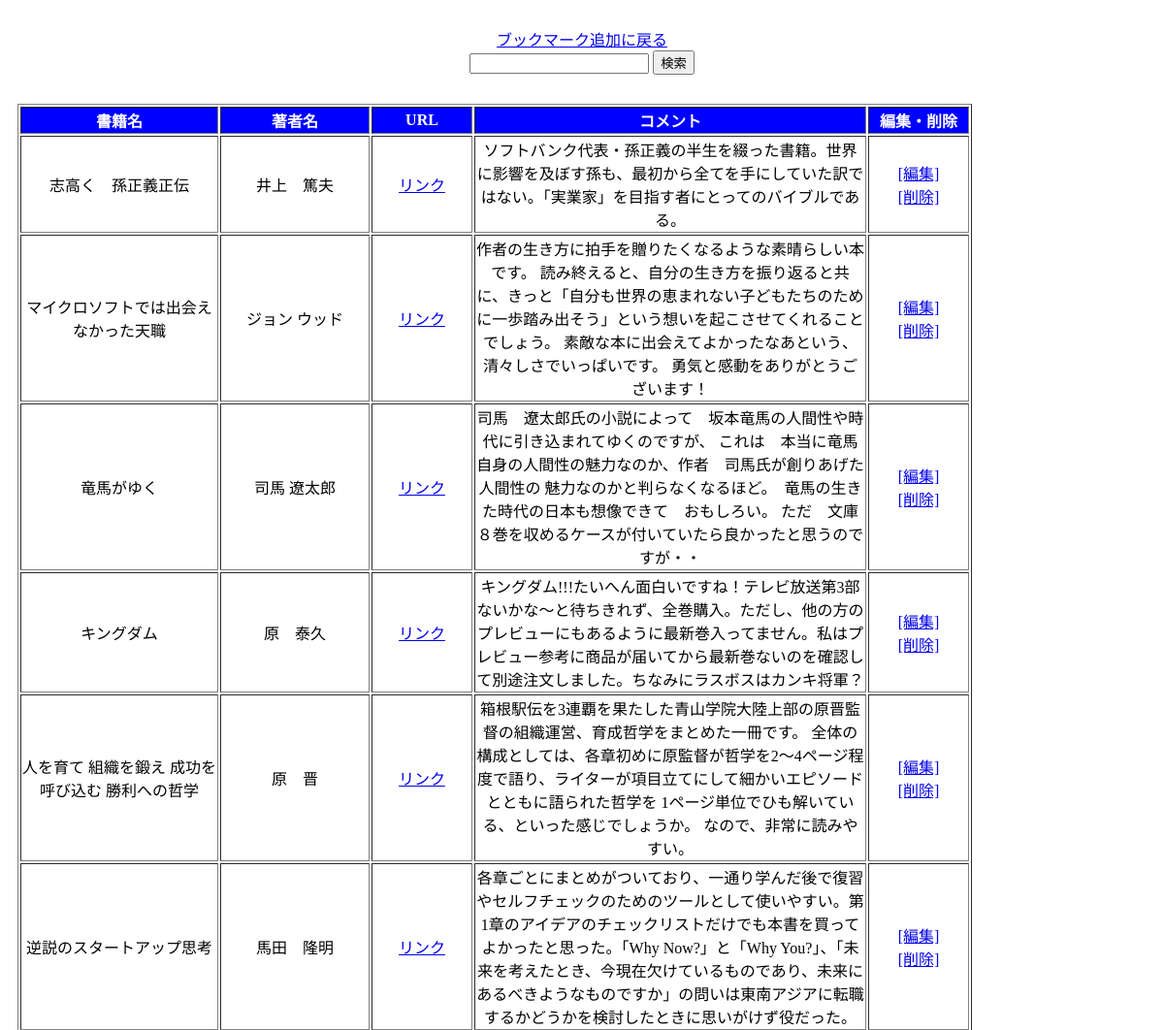
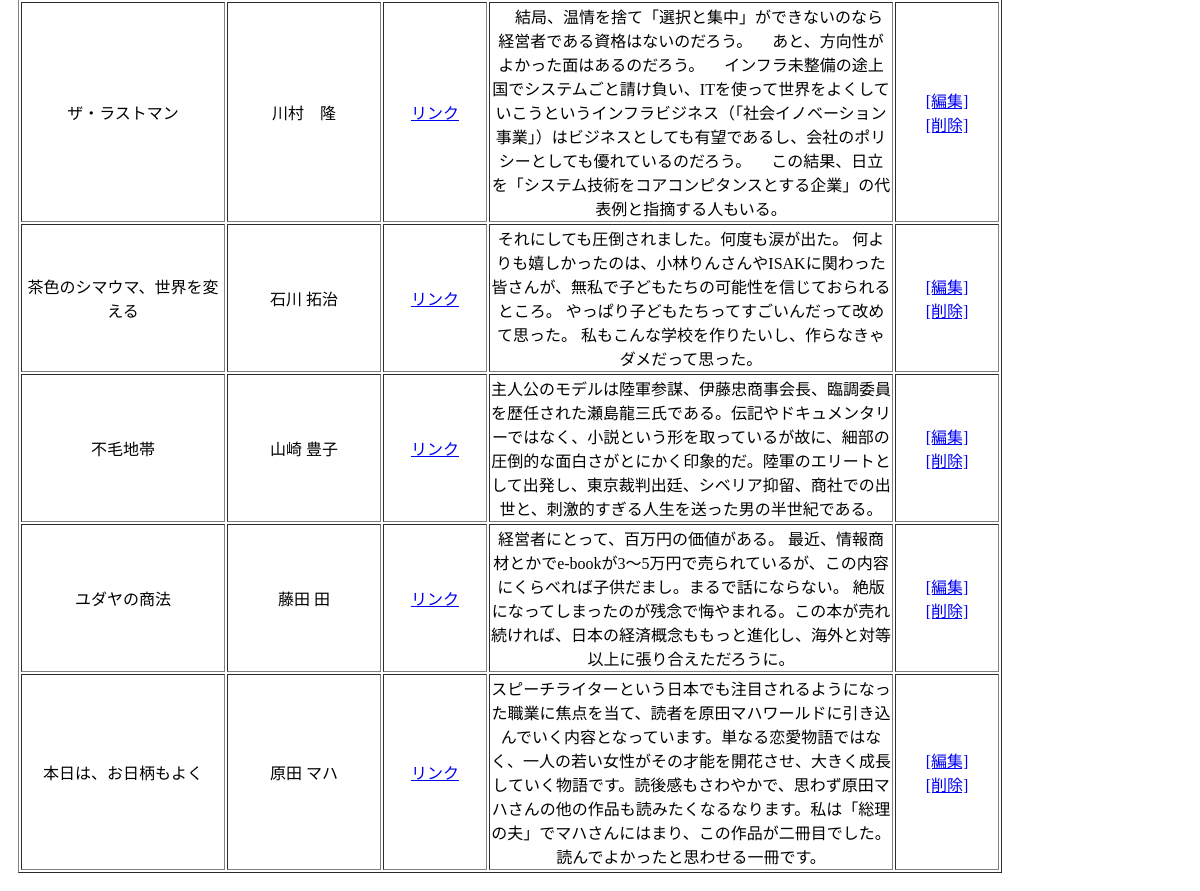
The page /select.php on the database its author committed (2 pictures, top to bottom).
### tables this page shows
CREATE TABLE IF NOT EXISTS `gs_bm_table` (
`id` int(12) NOT NULL,
  `b_name` varchar(64) NOT NULL,
  `a_name` varchar(64) NOT NULL,
  `b_url` text NOT NULL,
  `comment` text NOT NULL,
  `indate` datetime NOT NULL
);

### select.php (the view, shortened to what this page needs)
<?php
try {
  $pdo = new PDO('mysql:dbname=gs_db16;charset=utf8;host=localhost','root','');
} catch (PDOException $e) {
  exit('データベースに接続できませんでした。'.$e->getMessage());
}
$stmt = $pdo->prepare("SELECT * FROM gs_bm_table");
$status = $stmt->execute();
$view="";
if($status==false){
  $error = $stmt->errorInfo();
  exit("ErrorQuery:".$error[2]);
}else{
  while( $result = $stmt->fetch(PDO::FETCH_ASSOC)){
    $view .= '<tr>';
    $view .= '<td width=200 align="center">'.$result["b_name"].'</td>';
    $view .= '<td width=150 align="center">'.$result["a_name"].'</td>';
    $view .= '<td width=100 align="center">'.'<a href='.$result["b_url"].'>'.'リンク'.'</a>'.'</td>';
    $view .= '<td width=400>'.$result["comment"].'</td>';
    $view .= '<td width=100 align="center">'.'<a href="detail.php?id='.$result["id"].'">';
    $view .= '[編集]';
    $view .= '</a>';
    $view .= '<br>';
    $view .= '<a href="delete.php?id='.$result["id"].'">';
    $view .= '[削除]';
    $view .= '</a>'.'</td>';
    $view .= '</tr>';
  }
}
?>
    <!DOCTYPE html>
    <html lang="ja">
    <head>
        <link rel="stylesheet" href="css/range.css">
        <link rel="stylesheet" href="css/style.css">
    </head>
    <body id="main">
        <header>
            <nav class="navbar navbar-default">
                <div class="container-fluid">
                    <div class="navbar-header">
                        <a class="navbar-brand" href="index.html">ブックマーク追加に戻る</a>
                        <form method="post" action="search.php">
                            <input type="text" name="search">
                            <a href="search.php"><button id="search_btn">検索</button></a>
                        </form>
                    </div>
                </div>
            </nav>
        </header>
        <div>
            <table border="1">
                <tr align="center">
                    <th>書籍名</th>
                    <th>著者名</th>
                    <th>URL</th>
                    <th>コメント</th>
                    <th>編集・削除</th>
                </tr>
                <?=$view?>
            </table>
        </div>
    </body>
    </html>

### css/style.css (style rules this page uses)
body { text-align: center; }
th { color: #fff; background: #0000FF; }

### select.php (style rules this page uses)
div { padding: 10px; font-size: 16px; }

### rows shown on the page
gs_bm_table: b_name "志高く 孫正義正伝", a_name "井上 篤夫", comment "ソフトバンク代表・孫正義の半生を綴った書籍。世界に影響を及ぼす孫も、最初から全てを手にしていた訳ではない。「実業家」を目指す者にとってのバイブルである。", value "[編集] [削除]"
gs_bm_table: b_name "マイクロソフトでは出会えなかった天職", a_name "ジョン ウッド", comment "作者の生き方に拍手を贈りたくなるような素晴らしい本です。 読み終えると、自分の生き方を振り返ると共に、きっと「自分も世界の恵まれない子どもたちのために一歩踏み出そう」という想いを起こさせてくれることでしょう。 素敵な本に出会えてよかったなあという、清々しさでいっぱいです。 勇気と感動をありがとうございます！", value "[編集] [削除]"
gs_bm_table: b_name "竜馬がゆく", a_name "司馬 遼太郎", comment "司馬 遼太郎氏の小説によって 坂本竜馬の人間性や時代に引き込まれてゆくのですが、 これは 本当に竜馬自身の人間性の魅力なのか、作者 司馬氏が創りあげた人間性の 魅力なのかと判らなくなるほど。 竜馬の生きた時代の日本も想像できて おもしろい。 ただ 文庫８巻を収めるケースが付いていたら良かったと思うのですが・・", value "[編集] [削除]"
gs_bm_table: b_name "キングダム", a_name "原 泰久", comment "キングダム!!!たいへん面白いですね！テレビ放送第3部ないかな～と待ちきれず、全巻購入。ただし、他の方のプレビューにもあるように最新巻入ってません。私はプレビュー参考に商品が届いてから最新巻ないのを確認して別途注文しました。ちなみにラスボスはカンキ将軍？", value "[編集] [削除]"
gs_bm_table: b_name "人を育て 組織を鍛え 成功を呼び込む 勝利への哲学", a_name "原 晋", comment "箱根駅伝を3連覇を果たした青山学院大陸上部の原晋監督の組織運営、育成哲学をまとめた一冊です。 全体の構成としては、各章初めに原監督が哲学を2～4ページ程度で語り、ライターが項目立てにして細かいエピソードとともに語られた哲学を 1ページ単位でひも解いている、といった感じでしょうか。 なので、非常に読みやすい。", value "[編集] [削除]"
gs_bm_table: b_name "逆説のスタートアップ思考", a_name "馬田 隆明", comment "各章ごとにまとめがついており、一通り学んだ後で復習やセルフチェックのためのツールとして使いやすい。第1章のアイデアのチェックリストだけでも本書を買ってよかったと思った。「Why Now?」と「Why You?」、「未来を考えたとき、今現在欠けているものであり、未来にあるべきようなものですか」の問いは東南アジアに転職するかどうかを検討したときに思いがけず役だった。", value "[編集] [削除]"
gs_bm_table: b_name "ザ・ラストマン", a_name "川村 隆", comment "結局、温情を捨て「選択と集中」ができないのなら経営者である資格はないのだろう。 あと、方向性がよかった面はあるのだろう。 インフラ未整備の途上国でシステムごと請け負い、ITを使って世界をよくしていこうというインフラビジネス（「社会イノベーション事業」）はビジネスとしても有望であるし、会社のポリシーとしても優れているのだろう。 この結果、日立を「システム技術をコアコンピタンスとする企業」の代表例と指摘する人もいる。", value "[編集] [削除]"
gs_bm_table: b_name "茶色のシマウマ、世界を変える", a_name "石川 拓治", comment "それにしても圧倒されました。何度も涙が出た。 何よりも嬉しかったのは、小林りんさんやISAKに関わった皆さんが、無私で子どもたちの可能性を信じておられるところ。 やっぱり子どもたちってすごいんだって改めて思った。 私もこんな学校を作りたいし、作らなきゃダメだって思った。", value "[編集] [削除]"
gs_bm_table: b_name "不毛地帯", a_name "山崎 豊子", comment "主人公のモデルは陸軍参謀、伊藤忠商事会長、臨調委員を歴任された瀬島龍三氏である。伝記やドキュメンタリーではなく、小説という形を取っているが故に、細部の圧倒的な面白さがとにかく印象的だ。陸軍のエリートとして出発し、東京裁判出廷、シベリア抑留、商社での出世と、刺激的すぎる人生を送った男の半世紀である。", value "[編集] [削除]"
gs_bm_table: b_name "ユダヤの商法", a_name "藤田 田", comment "経営者にとって、百万円の価値がある。 最近、情報商材とかでe-bookが3〜5万円で売られているが、この内容にくらべれば子供だまし。まるで話にならない。 絶版になってしまったのが残念で悔やまれる。この本が売れ続ければ、日本の経済概念ももっと進化し、海外と対等以上に張り合えただろうに。", value "[編集] [削除]"
gs_bm_table: b_name "本日は、お日柄もよく", a_name "原田 マハ", comment "スピーチライターという日本でも注目されるようになった職業に焦点を当て、読者を原田マハワールドに引き込んでいく内容となっています。単なる恋愛物語ではなく、一人の若い女性がその才能を開花させ、大きく成長していく物語です。読後感もさわやかで、思わず原田マハさんの他の作品も読みたくなるなります。私は「総理の夫」でマハさんにはまり、この作品が二冊目でした。読んでよかったと思わせる一冊です。", value "[編集] [削除]"
